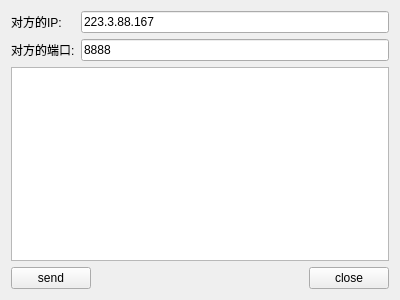
<?xml version="1.0" encoding="UTF-8"?>
<ui version="4.0">
 <class>Widget</class>
 <widget class="QWidget" name="Widget">
  <property name="geometry">
   <rect>
    <x>0</x>
    <y>0</y>
    <width>400</width>
    <height>300</height>
   </rect>
  </property>
  <property name="windowTitle">
   <string>Widget</string>
  </property>
  <layout class="QGridLayout" name="gridLayout">
   <item row="0" column="0">
    <widget class="QLabel" name="label">
     <property name="text">
      <string>对方的IP:</string>
     </property>
    </widget>
   </item>
   <item row="0" column="1" colspan="3">
    <widget class="QLineEdit" name="lineEditIP">
     <property name="text">
      <string>223.3.88.167</string>
     </property>
    </widget>
   </item>
   <item row="1" column="0">
    <widget class="QLabel" name="label_2">
     <property name="text">
      <string>对方的端口:</string>
     </property>
    </widget>
   </item>
   <item row="1" column="1" colspan="3">
    <widget class="QLineEdit" name="lineEditPort">
     <property name="text">
      <string>8888</string>
     </property>
    </widget>
   </item>
   <item row="2" column="0" colspan="4">
    <widget class="QTextEdit" name="textEdit"/>
   </item>
   <item row="3" column="0" colspan="2">
    <widget class="QPushButton" name="buttonSend">
     <property name="text">
      <string>send</string>
     </property>
    </widget>
   </item>
   <item row="3" column="2">
    <spacer name="horizontalSpacer">
     <property name="orientation">
      <enum>Qt::Horizontal</enum>
     </property>
     <property name="sizeHint" stdset="0">
      <size>
       <width>217</width>
       <height>20</height>
      </size>
     </property>
    </spacer>
   </item>
   <item row="3" column="3">
    <widget class="QPushButton" name="buttonClose">
     <property name="text">
      <string>close</string>
     </property>
    </widget>
   </item>
  </layout>
 </widget>
 <layoutdefault spacing="6" margin="11"/>
 <resources/>
 <connections/>
</ui>
